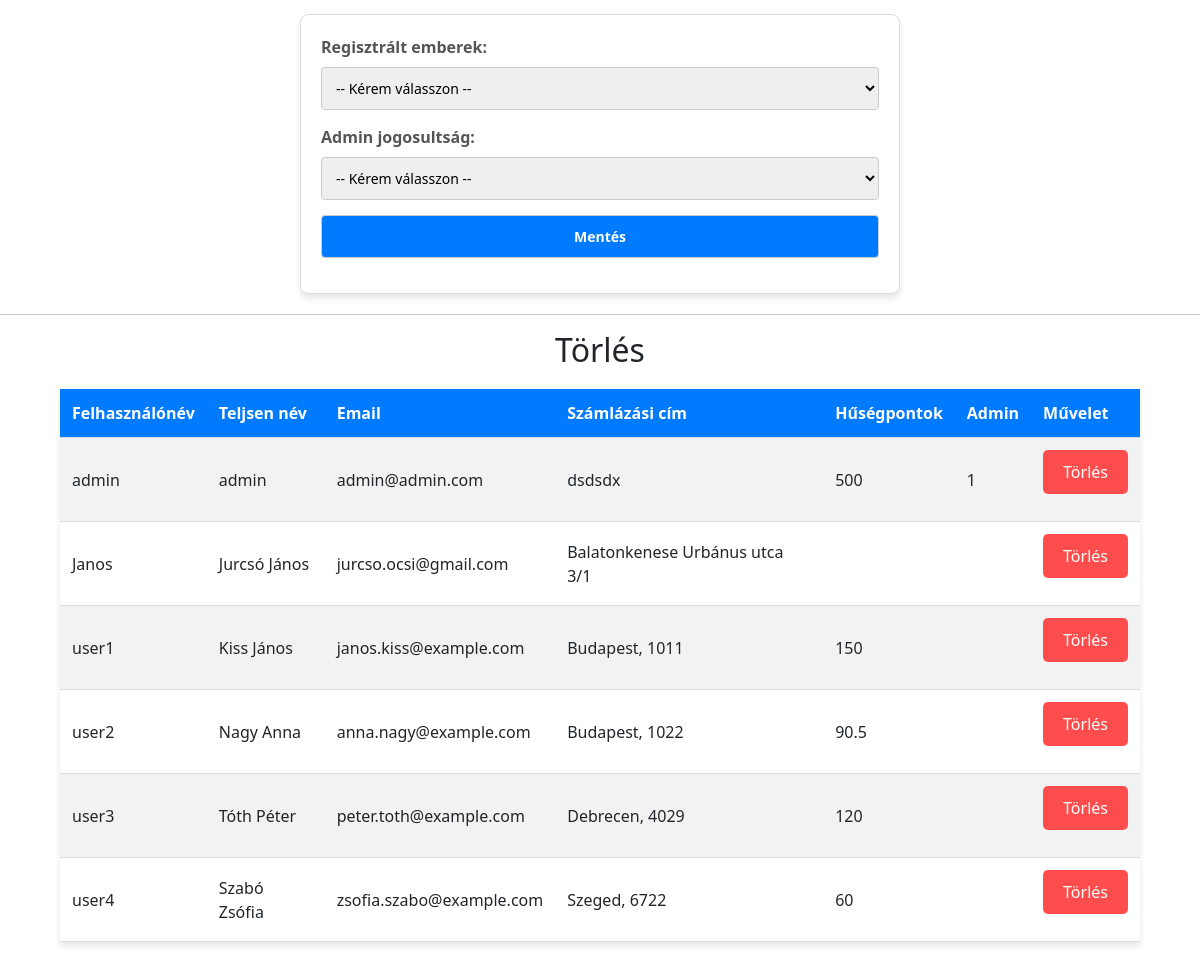
Before: /admin/php/admin_jogosultsag.php (lower part) with the older database file.
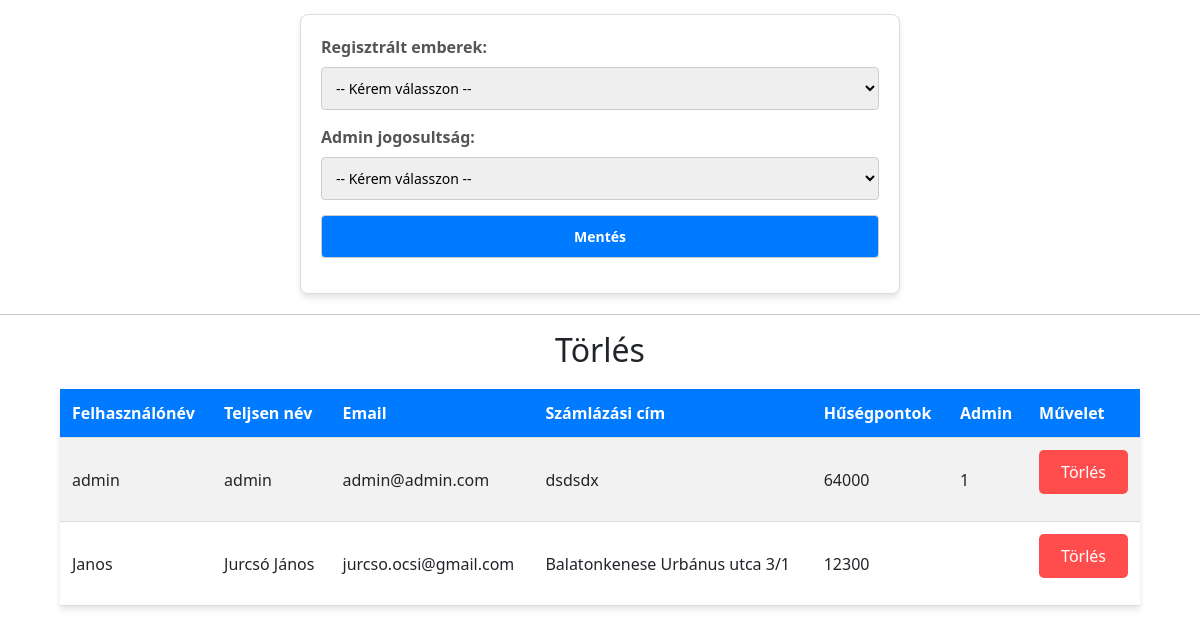
After: the same page with the newer database file.
### tables this page shows
CREATE TABLE `felhasznalo` (
  `felhasznalo_nev` varchar(255) NOT NULL,
  `nev` varchar(255) DEFAULT NULL,
  `emailcim` varchar(255) DEFAULT NULL,
  `jogositvany_kiallitasDatum` datetime DEFAULT NULL,
  `szamlazasi_cim` varchar(255) DEFAULT NULL,
  `jelszo` varchar(255) DEFAULT NULL,
  `admin` tinyint(1) DEFAULT NULL,
  `Telefonszám` varchar(16) NOT NULL,
  `husegpontok` int(11) DEFAULT 0
);

### admin/php/adatLekeres.php (called while the page is built)
<?php
    function adatokLekerdezese($muvelet) {
        $db = new mysqli ('localhost', 'root', '', 'autoberles');
        if ($db->connect_errno == 0 ) {
            $eredmeny = $db->query($muvelet);
            if ($db->errno == 0) {
                if ($eredmeny->num_rows != 0) {
                    return $adatok = $eredmeny->fetch_all(MYSQLI_ASSOC);
                }
                else {
                    return 'Nincs találat!';
                }
            }
            return $db->error;
        }
        else {
            return $db->connect_error;
        }
    }
?>

### admin/php/admin_jogosultsag.php (the view, shortened to what this page needs)
<?php
include "./adatLekeres.php";
?>
<!DOCTYPE html>
<html lang="en">
<head>
    <link rel="stylesheet" href="../css/admin.css">
    <link rel="stylesheet" href="../css/index.css">
    <link href="https://cdn.jsdelivr.net/npm/bootstrap@5.3.3/dist/css/bootstrap.min.css" rel="stylesheet">
</head>
<body>
    <div class="jogosultsagok">
        <form method="POST" class="form">
            <label>Regisztrált emberek:</label>
            <select name="felhasznalo_nev">
                <option>-- Kérem válasszon --</option>
            </select>
            <label for="admin">Admin jogosultság:</label>
            <select id="admin" name="admin">
                <option>-- Kérem válasszon --</option>
            </select>
            <button type="submit" name="felhasznalo_modositas">Mentés</button>
        </form>
    </div>
    <hr>
    <div class="jogosultsagok">
        <h2>Törlés</h2>
        <div class="table-container">
            <?php
                $felhasznalok_listazasa_sql = "SELECT felhasznalo.felhasznalo_nev, felhasznalo.nev, felhasznalo.emailcim, felhasznalo.szamlazasi_cim,
                                                felhasznalo.husegpontok, felhasznalo.admin FROM felhasznalo;";
                $felhasznalok_listazasa = adatokLekerdezese($felhasznalok_listazasa_sql);
                echo '<table><tr><th>Felhasználónév</th><th>Teljsen név</th><th>Email</th><th>Számlázási cím</th><th>Hűségpontok</th><th>Admin</th><th>Művelet</th></tr>';
                if(is_array($felhasznalok_listazasa)){
                    foreach ($felhasznalok_listazasa as $f) {
                        echo '<tr><td>' . $f['felhasznalo_nev'] . '</td>';
                        echo '<td>' . $f['nev'] . '</td>';
                        echo '<td>' . $f['emailcim'] . '</td>';
                        echo '<td>' . $f['szamlazasi_cim'] . '</td>';
                        echo '<td>' . $f['husegpontok'] . '</td>';
                        echo '<td>' . $f['admin'] . '</td>';
                        echo '<td><form method="post">
                                    <input type="hidden" name="felhasznalo_nev" value="' . $f['felhasznalo_nev'] . '">
                                    <button type="submit" name="delete_felhasznalo" class="torles_button">Törlés</button>
                            </form></td></tr>';
                    }
                }
                else{
                    echo '<tr><td colspan="10">Nincs felhasználó rögzítve az adatbázisban.</td></tr>';
                }
                echo '</table>';
            ?>
        </div>
    </div>
</body>
</html>

Changed rows visible on the page:
removed felhasznalo: felhasznalo_nev "user1", nev "Kiss János", emailcim "janos.kiss@example.com", szamlazasi_cim "Budapest, 1011", husegpontok "150"
removed felhasznalo: felhasznalo_nev "user2", nev "Nagy Anna", emailcim "anna.nagy@example.com", szamlazasi_cim "Budapest, 1022", husegpontok "90.5"
removed felhasznalo: felhasznalo_nev "user3", nev "Tóth Péter", emailcim "peter.toth@example.com", szamlazasi_cim "Debrecen, 4029", husegpontok "120"
removed felhasznalo: felhasznalo_nev "user4", nev "Szabó Zsófia", emailcim "zsofia.szabo@example.com", szamlazasi_cim "Szeged, 6722", husegpontok "60"
changed felhasznalo "admin": husegpontok "500" → "64000"
changed felhasznalo "Janos": husegpontok (not shown) → "12300"
